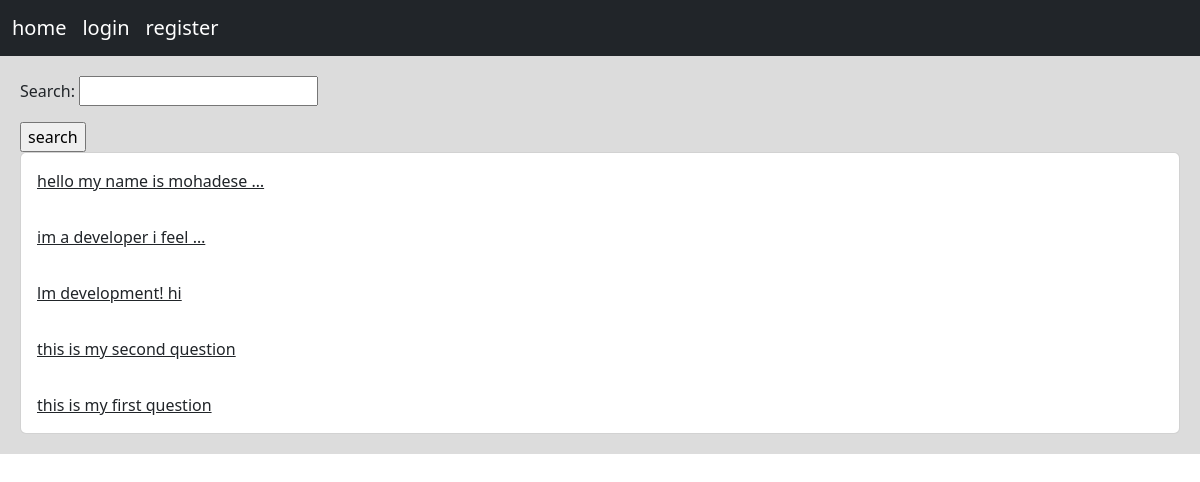
Before: / with the older database file.
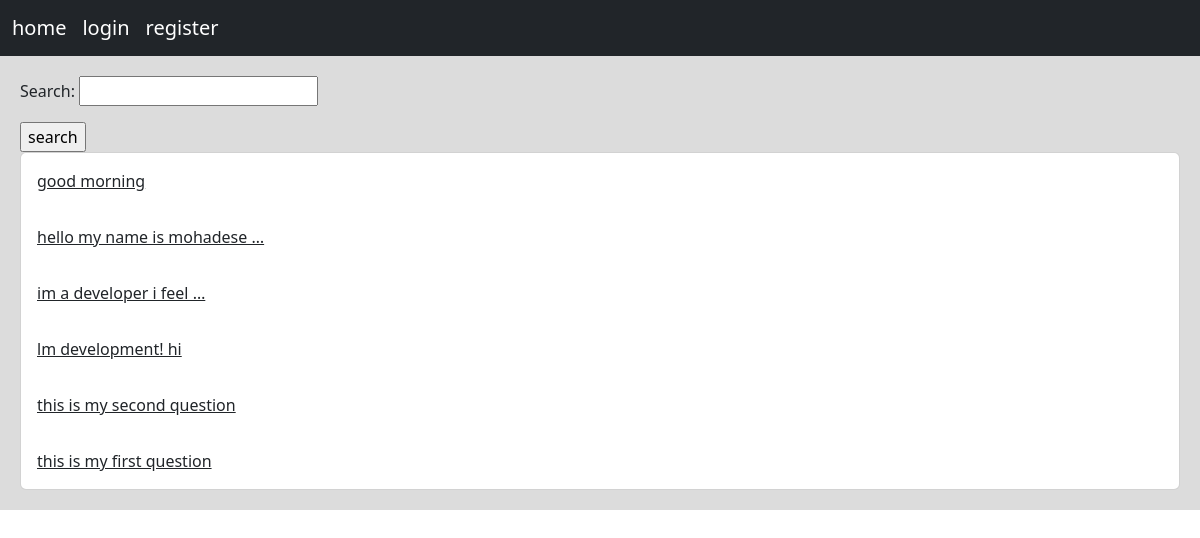
After: the same page with the newer database file.
### home/models.py (models this page shows, shortened)
class Post(models.Model):
    user = models.ForeignKey(User, on_delete=models.CASCADE)
    created = models.DateTimeField(auto_now_add=True)
    slug = models.SlugField()
    body = models.TextField()
    updated = models.DateTimeField(auto_now=True)
    class Meta:
        ordering = ('-created',)

### home/views.py (the view)
# urls.py: path('', views.HomeView.as_view(), name='home'),
class HomeView(View):
    form_class = PostSearchForm
    def get(self, request):
        posts = Post.objects.all()
        if request.GET.get('search'):
            posts = posts.filter(body__contains=request.GET['search'])
        return render(request, 'home/index.html', {'posts': posts, 'form': self.form_class})

### home/templates/home/index.html
{% extends 'base.html' %}
{% block content %}
    <form method="get" action="">
        {{ form.as_p }}
        <input type="submit" value="search">
    </form>
    <div class="card">
        {% for post in posts %}
            <a href="{% url 'post_detail' post.id post.slug %}" class="card-body">{{ post.body|truncatewords:5}}</a>
        {% endfor %}
    </div>
{% endblock %}

### templates/base.html (shortened to what this page needs)
<!DOCTYPE html>
<html lang="en">
<head>
    <link href="https://cdn.jsdelivr.net/npm/bootstrap@5.3.0/dist/css/bootstrap.min.css" rel="stylesheet">
</head>
<body>
    {% include 'inc/navbar.html' %}
    <div class="jumbotron">
        {% block content %}  {% endblock %}
    </div>
</body>
</html>

### templates/inc/navbar.html
<nav class="navbar navbar-expand-lg navbar-dark bg-dark">
    <div class="container-fluid">
        <div class="navbar-nav">
            <a class="navbar-brand" href="{% url 'home' %}">home</a>
            {% if request.user.is_authenticated %}
            <a class="navbar-brand" href="{% url 'user_logout' %}">logout</a>
            <a class="navbar-brand" href="{% url 'user_profile' request.user.id %}">Profile</a>
            {% else %}
            <a class="navbar-brand" href="{% url 'user_login' %}">login</a>
            <a class="navbar-brand" href="{% url 'user_register' %}">register</a>
            {% endif %}
        </div>
    </div>
</nav>

### templates/base.html (style rules this page uses)
.jumbotron { padding: 20px; margin-bottom: 20px; background-color: gainsboro; }

Changed rows visible on the page:
added Post: body "good morning"
